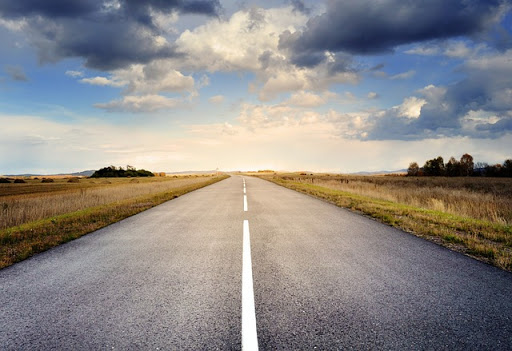
#> input picture road.jpg, 512 x 351 px
$ jupyter execute Untitled.ipynb
#> lines starting #> are read from the running program, lines starting #| are printed output that depends on the picture; after the words box and inside, x2 and y2 are one past the last pixel; in counts of white or black regions, pixels touching at a corner belong together
[cell 1]
import cv2
import numpy as np
import matplotlib
from matplotlib.pyplot import imshow
from matplotlib import pyplot as plt

FILE_PATH = 'road.jpg'
TOP_CUT = 0.6
SIDE_CUT = 0.2

[cell 2]
# white color mask
img = cv2.imread(FILE_PATH)
#> img is the input picture: shape (351, 512, 3); mean B, G, R 136.3, 138.2, 142.2
height, width = img.shape[0], img.shape[1]
#> height = 351; width = 512
img = img[int (height*TOP_CUT):height, int(width*SIDE_CUT):int(width*(1 - SIDE_CUT)), :]
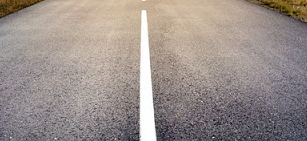
#> img: shape (141, 307, 3); mean B, G, R 139.2, 144.1, 154.7
print(img.shape)
#| (141, 307, 3)
#converted = convert_hls(img)
image = cv2.cvtColor(img,cv2.COLOR_BGR2HLS)
#> image: shape (141, 307, 3); mean of channels 0, 1, 2 63.7, 146.5, 33.4
lower = np.uint8([0, 200, 0])
upper = np.uint8([255, 255, 255])
mask = cv2.inRange(image, lower, upper)
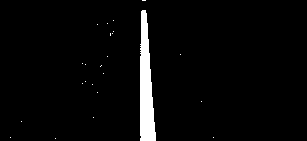
#> mask: shape (141, 307); 3.3% white; 24 white regions (23 under 20 px), largest, box (x1, y1, x2, y2) and area: (140, 10, 156, 141) 1415
# [6 lines of commented-out code are left out]
result = img.copy()
cv2.imshow("mask",mask)

[cell 3]
height,width = mask.shape
#> height = 141; width = 307
skel = np.zeros([height,width],dtype=np.uint8)      #[height,width,3]
kernel = cv2.getStructuringElement(cv2.MORPH_CROSS, (3,3))
temp_nonzero = np.count_nonzero(mask)
#> temp_nonzero = 1444
while(np.count_nonzero(mask) != 0 ):
    eroded = cv2.erode(mask,kernel)
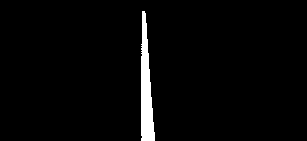
#> eroded: shape (141, 307); 2.7% white; 1 white region, box (x1, y1, x2, y2) and area: (141, 11, 155, 141) 1151
    cv2.imshow("eroded",eroded)
    temp = cv2.dilate(eroded,kernel)
#> temp: shape (141, 307); 3.3% white; 1 white region, box (x1, y1, x2, y2) and area: (140, 10, 156, 141) 1414
    cv2.imshow("dilate",temp)
    temp = cv2.subtract(mask,temp)
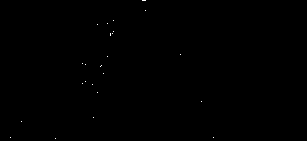
#> temp: shape (141, 307); 0.07% white in thin lines or dots, all inside (x1, y1, x2, y2) = (10, 0, 214, 139)
    skel = cv2.bitwise_or(skel,temp)
    mask = eroded.copy()

cv2.imshow("skel",skel)
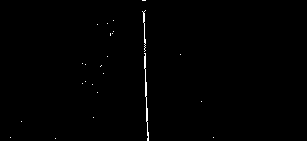
#> window 'skel': shape (141, 307); 0.51% white in thin lines or dots, all inside (x1, y1, x2, y2) = (10, 0, 214, 141)
#cv2.waitKey(0)

[cell 4]
edges = cv2.Canny(skel, 50, 150)
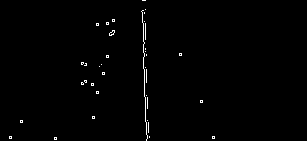
#> edges: shape (141, 307); 0.84% white in thin lines or dots, all inside (x1, y1, x2, y2) = (9, 0, 215, 141)
cv2.imshow("edges",edges)
lines = cv2.HoughLinesP(edges,1,np.pi/180,40,minLineLength=30,maxLineGap=30)
#> lines = [[142, 10, 146, 140], [143, 0, 148, 132]]
i = 0
for x1,y1,x2,y2 in lines[0]:
    i+=1
    cv2.line(result,(x1,y1),(x2,y2),(255,0,0),1)
#> this loop made 1 pass
#> (x1, y1, x2, y2, i) on pass 1: (142, 10, 146, 140, 1)
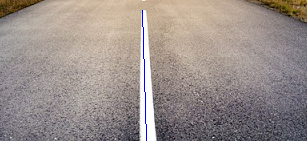
#> result: shape (141, 307, 3); 0.3% of pixels changed, all inside (x1, y1, x2, y2) = (142, 10, 147, 141)
#> after the loop, i = 1
print (i)
#| 1

cv2.imshow("res",result)
cv2.waitKey(0)
#> Out = 27
